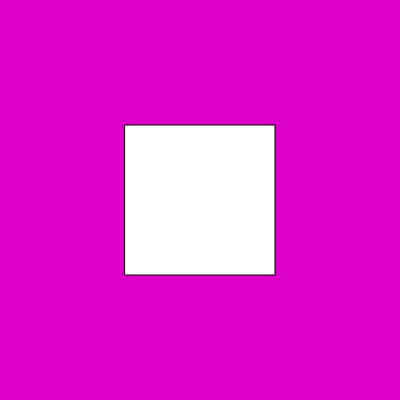
Frame 1 (no input)
Frame 60 (no input): identical to frame 1, image omitted
Frame 120 (the mouse pressed at the canvas centre since frame 60): identical to frame 1, image omitted

The p5.js sketch that drew this single still picture (run headless with seeded random() and noise() and a simulated clock; from frame 60 on, the mouse is pressed at the canvas centre):

// p5.js sketch
// ── sketch.js
function setup() {
    createCanvas(400, 400);
}

function draw() {
    background(220, 0, 200);
    rectMode(CENTER);
    rect(200, 200, 150, 150);
}
